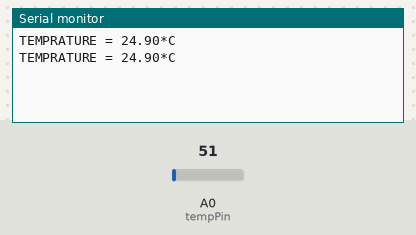
This sketch was run on a simulated Arduino Uno, built with avr-gcc and run on an emulated ATmega328P. On the bench: the last lines printed to the serial monitor. Inputs (shaded band) come from the test bench; at power-on: A0 (tempPin) = 51.

Above: at 1.8 s.
1.9 s: A0 (tempPin) set to 61
At 2.7 s:
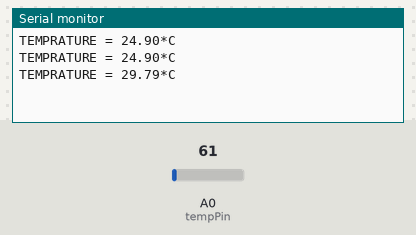
3.4 s: A0 (tempPin) set to 71
At 4.3 s:
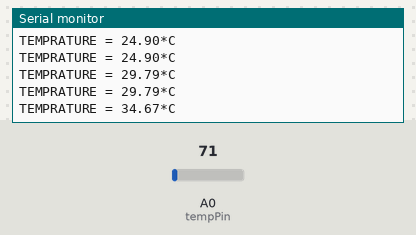
Timing chart, 0 to 6.4 s (numbered marks = the images above; inputs shaded):
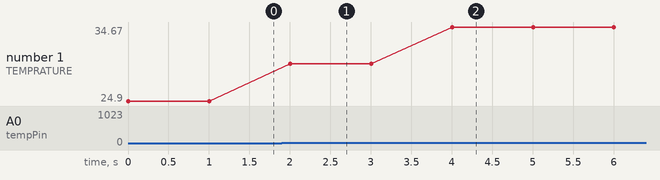

The sketch:

LM35DZ_Example.ino
```cpp
/* How to use the LM35DZ sensor with Arduino uno
   Wiring Information: https://youtu.be/sWiThXeOAVQ
   Please subscribe to IntroAutomation Channel on YouTube
   More info: https://www.youtube.com/introautomation
    */
int val;
int tempPin = 0;

void setup()
{
Serial.begin(9600);
}
void loop()
{
val = analogRead(tempPin);
float mv = ( val/1024.0)*5000;
float cel = mv/10;
float farh = (cel*9)/5 + 32;

Serial.print("TEMPRATURE = ");
Serial.print(cel);
Serial.print("*C");
Serial.println();
delay(1000);

/* uncomment this to get temperature in farenhite
Serial.print("TEMPRATURE = ");
Serial.print(farh);
Serial.print("*F");
Serial.println();


*/
}
```

Measured:
- after the input at 1.9 s, the serial monitor: prints a new line after 0.10 s (image 1)
- after the input at 3.4 s, the serial monitor: prints a new line after 0.60 s (image 2)
- plotted number 1: 24.9 → 29.79 after the input at 1.9 s, 29.79 → 34.67 after the input at 3.4 s
